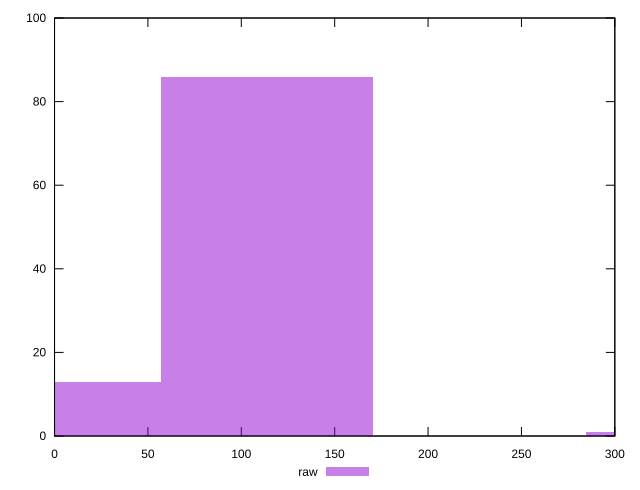

The script that saved this image:
reset

$raw <<EOF
113.80187296383802 86
0 13
341.40561889151405 1
EOF

set key outside below
set boxwidth 113.80187296383802
set xrange [0:300]
set yrange [0:100]
set trange [0:100]
set style fill transparent solid 0.5 noborder
set terminal svg size 640, 490 enhanced background rgb 'white'
set output "report_0_00242021-02-20T12:25:28.543Z/unused-css-rules/samples/pages+cached+noadtech+nomedia/raw/histogram.svg"

plot $raw title "raw" with boxes

reset
